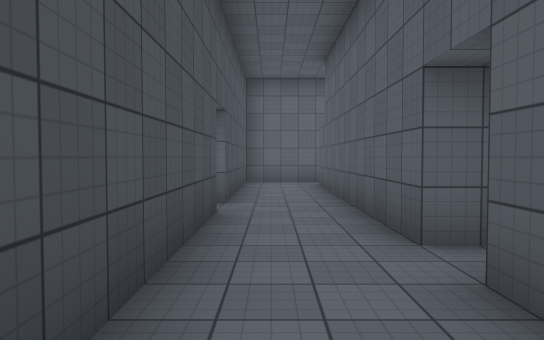
view 1 (above)

20 first-person views from a walk through a 3-D level made in the Unity game engine. The camera is 1.5 m above the floor, tilts 2° down and sees 70° across. Doors are open. The floor is counted in squares, 2 m on a side. Each view is taken from the middle of a square. On the plan, view 1 faces up. The plan holds only what a view shows up to about 12 squares ahead; the rest is blank. The place goes on beyond the plan. Surface patterns are stand-ins for the level's own textures.

view 2
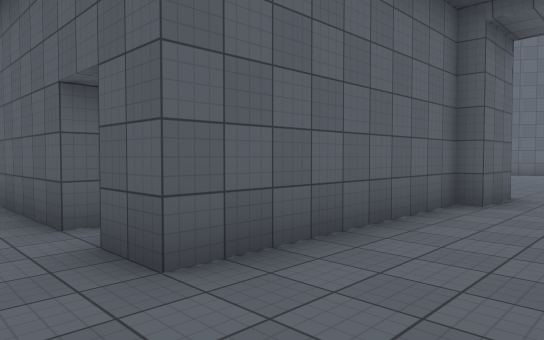

view 3
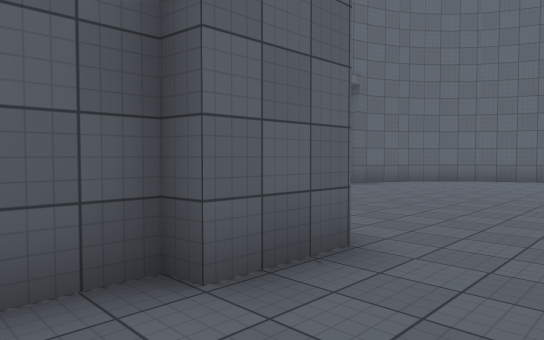

view 4
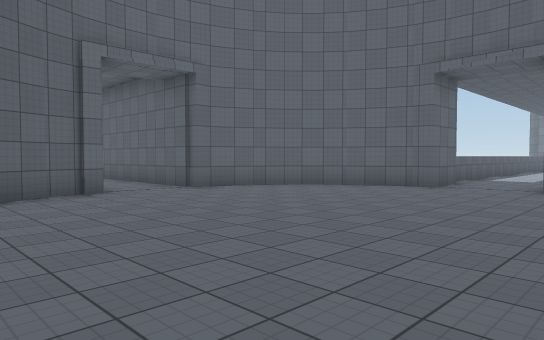

view 5
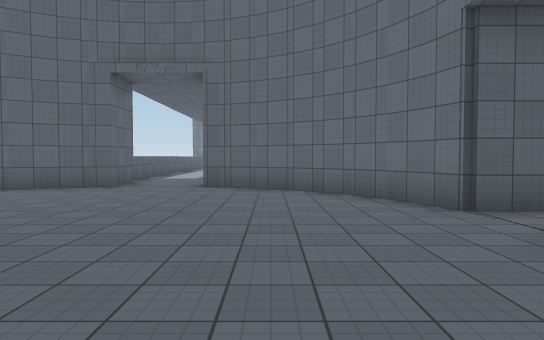

view 6
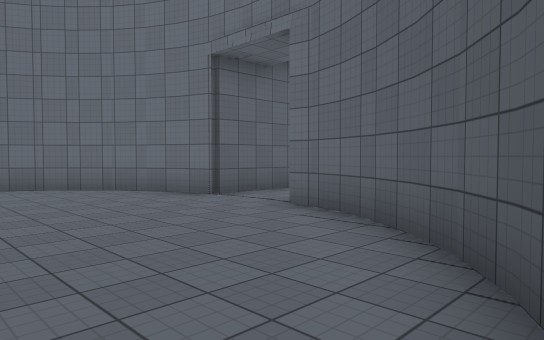

view 7
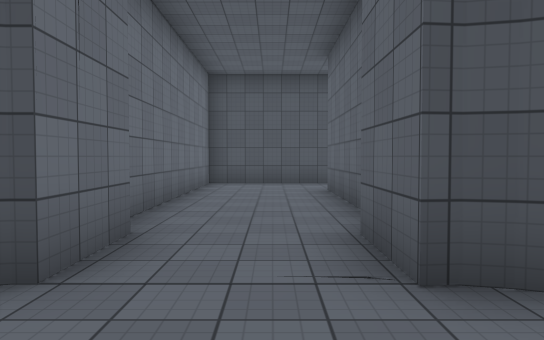

view 8
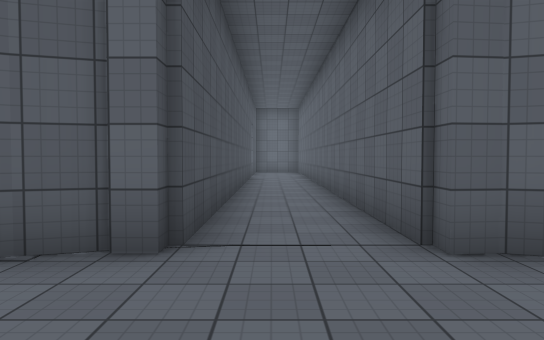

view 9
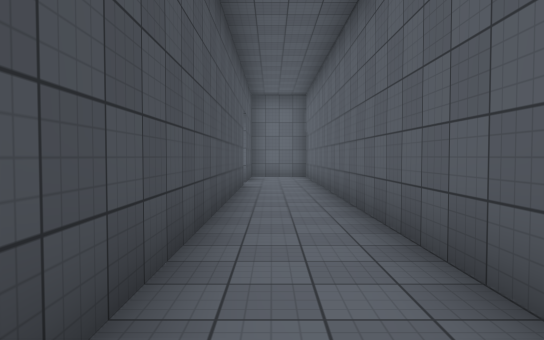

view 10
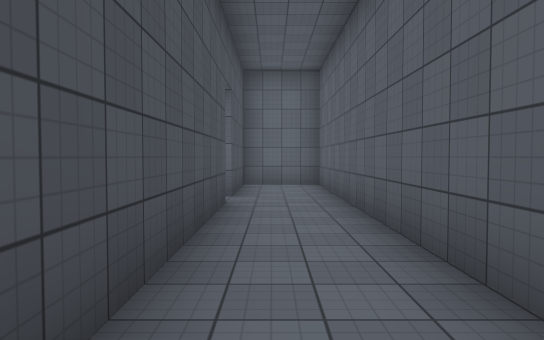

view 11
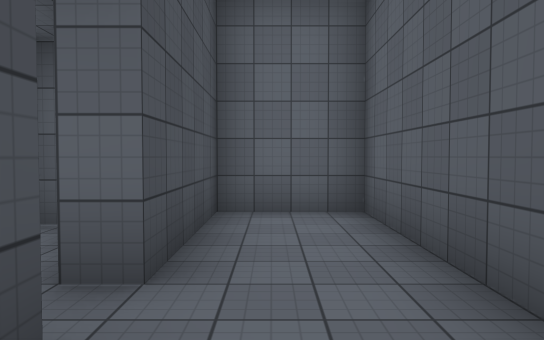

view 12
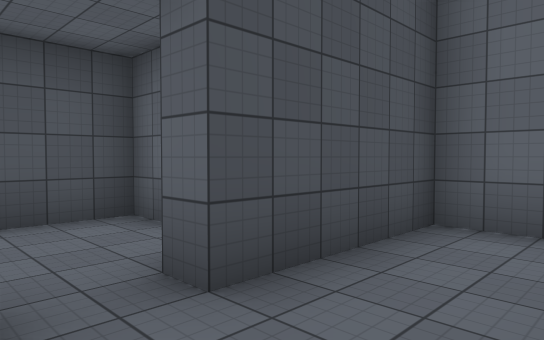

view 13
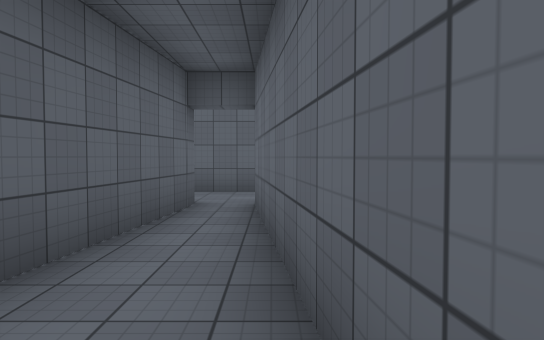

view 14
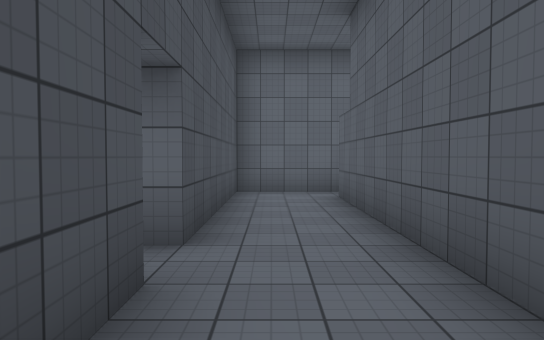

view 15
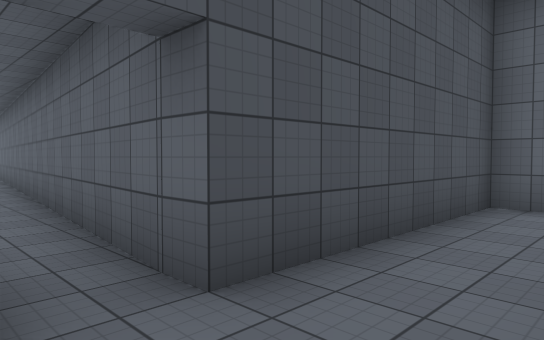

view 16
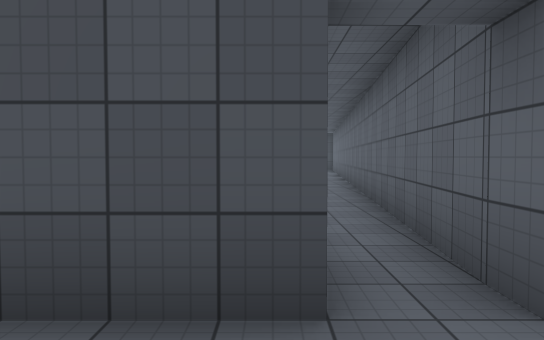

view 17
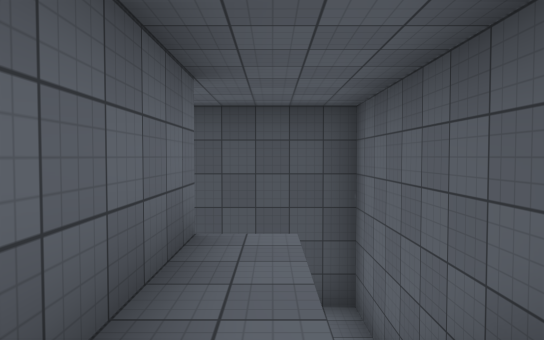

view 18
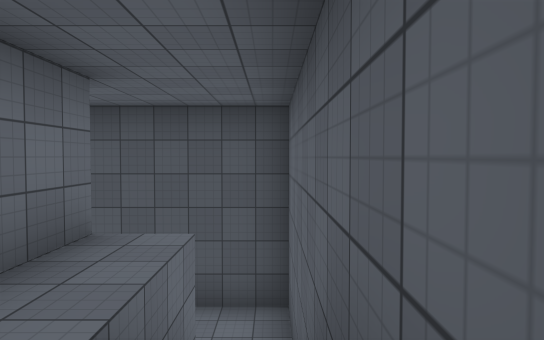

view 19
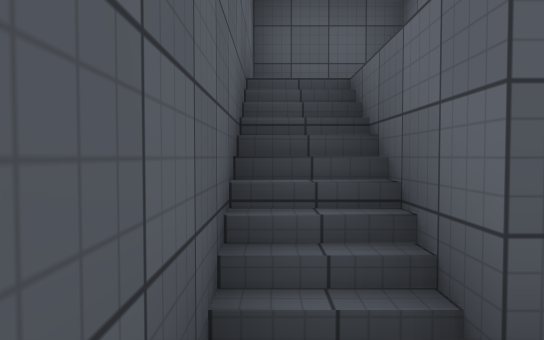

view 20
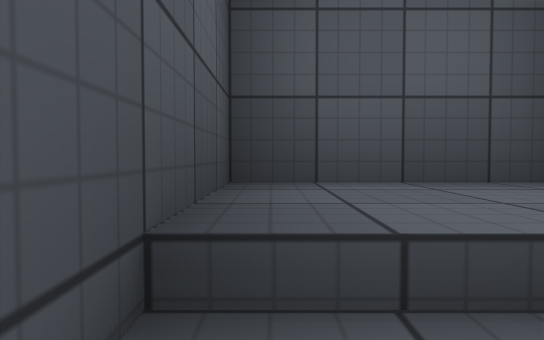

### Floor plan
Key: @ floor where view 1 was taken; # wall or solid block; . main floor; : floor 3 m higher than the main floor; / step, stairs or slope; D open door; ^ raised ledge.
Columns run from 8 left of view 1 to 22 right of it. Each row starts with its distance up from view 1.
 21                     ###
 20                     #.##
 19                  ##.#..#
 18                  #..#..#
 17                  #.....#
 16                    .#..#
 15                     #..#
 14                     #..#
 13                     #..#
 12        ########     #..#
 11        #..//::#     #..#
 10        #..::::#     #..#
  9        #..#####     #..#
  8        #..#         #..#
  7 ########..#         #..#
  6 .......D..#         #..#
  5  . .###D..#       ###..##
  4   ### ##..#       ......##
  3        #...       .......##
  2        #..#######.........#
  1        #.......#..........##^^^
  0        #@......................
 -1        #.......................
 -2        ##########..........#
 -3                 #.........##
 -4                 ##.......##
 -5                  ##.....##
 -6                   ###..##
 -7                      ..#

Where each view was taken, in squares from view 1:
view 1: 0 up, 0 right, facing up
view 2: 1 down, 0 right, facing up-right
view 3: 1 down, 5 right, facing up-right
view 4: 3 down, 9 right, facing up-right
view 5: 3 down, 9 right, facing right
view 6: 1 down, 8 right, facing down-right
view 7: 0 up, 10 right, facing left
view 8: 2 up, 13 right, facing up
view 9: 6 up, 13 right, facing up
view 10: 10 up, 13 right, facing up
view 11: 15 up, 13 right, facing up
view 12: 16 up, 14 right, facing up-left
view 13: 5 up, 7 left, facing right
view 14: 3 up, 0 right, facing up
view 15: 5 up, 1 right, facing up-left
view 16: 5 up, 1 right, facing left
view 17: 10 up, 5 right, facing left
view 18: 11 up, 5 right, facing left
view 19: 11 up, 0 right, facing right
view 20: 11 up, 3 right, facing right
